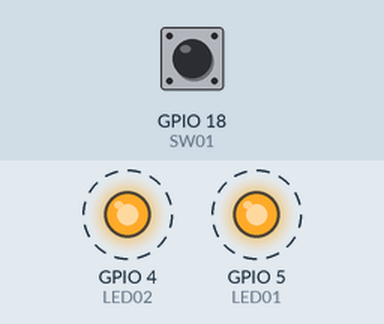
Recording of a sketch running on a simulated ESP32. Parts: output pins drawn as LEDs (lit = HIGH). Dashed ring = blinking. The inputs (shaded band) are chosen by the test bench; at power-on: GPIO 18 (SW01) LOW.

Above: at 0.08 s.
Timing chart, 0 to 3.5 s (numbered marks = the images above):
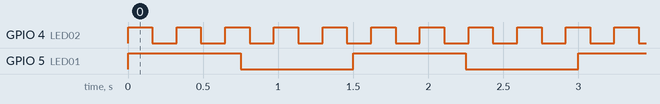

The sketch:

Actividad_1.3_-_Toggle_de_LEDS_con_RTOS_y_boton_2.ino
```cpp
// Use only core 1
#if CONFIG_FREERTOS_UNICORE
  static const BaseType_t app_cpu = 0;
#else
  static const BaseType_t app_cpu = 1;
#endif

// LEDs
static const int LED01 = 5;   // VERDE
static const int LED02 = 4;   // AZUL
static const int SW01 = 18;

int frec1=750;
int frec2=162;
int boton=0;

int status = 0;

//*********************************************************************
// Tarea 01
void toggleLED01(void *parameter) {
  while (1) {
    status = digitalRead(SW01);
    if(status == HIGH){
      if(boton == 0){
        boton=1;
        frec1=1500;
      }else{
        frec1=500;
        boton=0;
      }
    }
    digitalWrite(LED01, HIGH);
    vTaskDelay(frec1 / portTICK_PERIOD_MS);
    digitalWrite(LED01, LOW);
    vTaskDelay(frec1 / portTICK_PERIOD_MS);
    }
  }

//Tarea 02
void toggleLED02(void *parameter) {
  while (1) {
    status = digitalRead(SW01);
    if(status == HIGH){
      if(boton == 0){
        boton=1;
        frec2=250;
      }else{
        frec2=162;
        boton=0;
      }
    }
    digitalWrite(LED02, HIGH);
    vTaskDelay(frec2 / portTICK_PERIOD_MS);
    digitalWrite(LED02, LOW);
    vTaskDelay(frec2 / portTICK_PERIOD_MS);
    }
}

void setup() {
  // Configurar pin
  pinMode(SW01, INPUT);
  pinMode(LED01, OUTPUT);
  pinMode(LED02, OUTPUT);

  // Start blink task 1
  xTaskCreatePinnedToCore(      // Use xTaskCreate() in vanilla FreeRTOS
            toggleLED01,        // Function to be called
            "Conmutar LED 1",   // Name of task
            1024,               // Stack size (bytes in ESP32, words in FreeRTOS)
            NULL,               // Parameter to pass
            1,                  // Task priority
            NULL,               // Task handle
            app_cpu);           // Run on one core for demo purposes (ESP32 only)


// Start blink task 2
  xTaskCreatePinnedToCore(      // Use xTaskCreate() in vanilla FreeRTOS
            toggleLED02,        // Function to be called
            "Conmutar LED 2",   // Name of task
            1024,               // Stack size (bytes in ESP32, words in FreeRTOS)
            NULL,               // Parameter to pass
            1,                  // Task priority
            NULL,               // Task handle
            app_cpu);           // Run on one core for demo purposes (ESP32 only)
/*
  // Delete "setup and loop" task
  vTaskDelete(NULL);*/
}

void loop() {
  // Execution should never get here
}
```

Measured:
- by itself, GPIO 4 (LED02): alternates HIGH for 0.16 s and LOW for 0.16 s
- by itself, GPIO 5 (LED01): alternates HIGH for 0.75 s and LOW for 0.75 s
